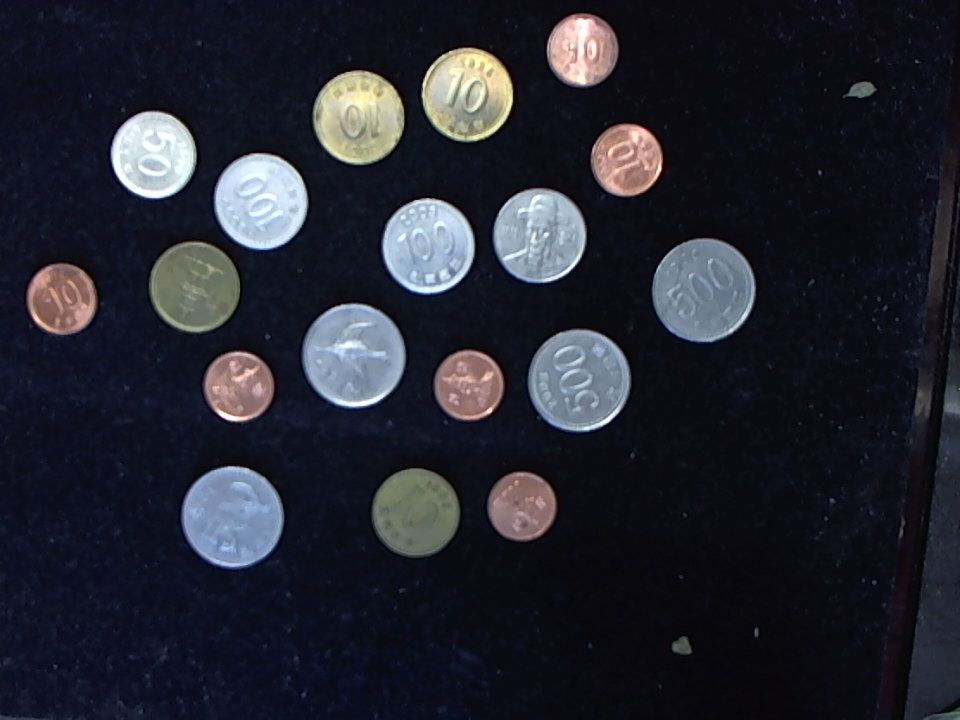
#> input picture chap12/images/coin/00.png, 960 x 720 px; its folder holds only this picture in this run
$ python find.coin.py
#> lines starting #> are read from the running program, lines starting #| are printed output that depends on the picture; after the words box and inside, x2 and y2 are one past the last pixel; in counts of white or black regions, pixels touching at a corner belong together
### chap12/header/coin_preprocess.py
import cv2
import numpy as np


def preprocessing(coin_no):
#> called with coin_no = 0
    frame = "images/coin/{0:02d}.png".format(coin_no)
    image = cv2.imread(frame, cv2.IMREAD_COLOR)
#> image is the input picture: shape (720, 960, 3); mean B, G, R 48.3, 37.9, 36.5
    if image is None: return None, None

    gray = cv2.cvtColor(image, cv2.COLOR_BGR2GRAY)
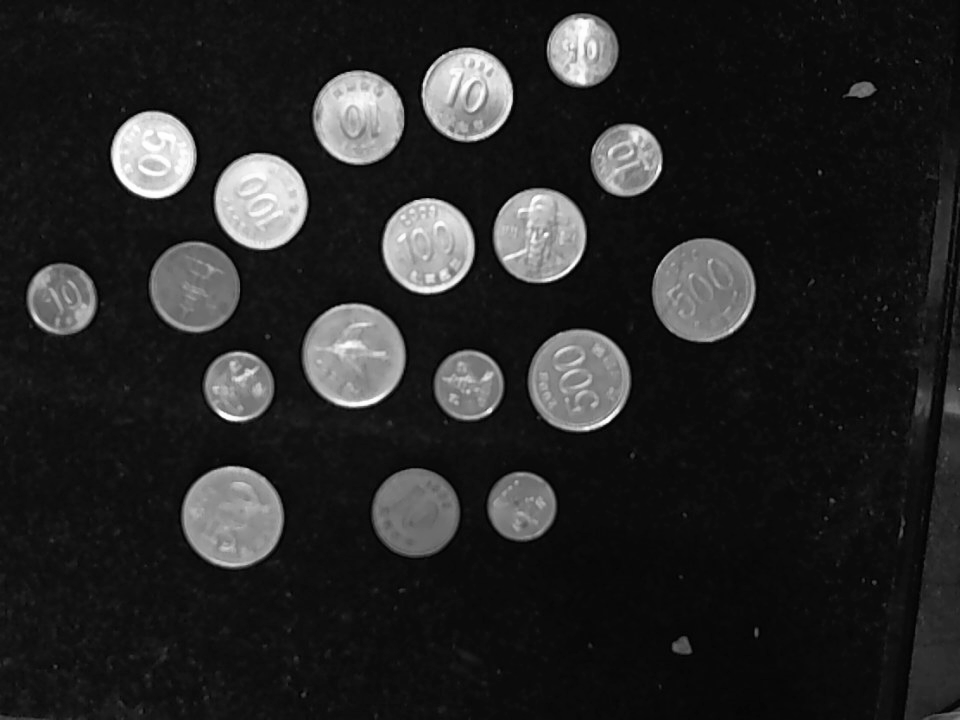
#> gray: shape (720, 960); min 0, max 255, mean 38.7
    gray = cv2.GaussianBlur(gray, (7, 7), 2, 2)
    flag = cv2.THRESH_BINARY + cv2.THRESH_OTSU
    _, th_img = cv2.threshold(gray, 130, 255, flag)
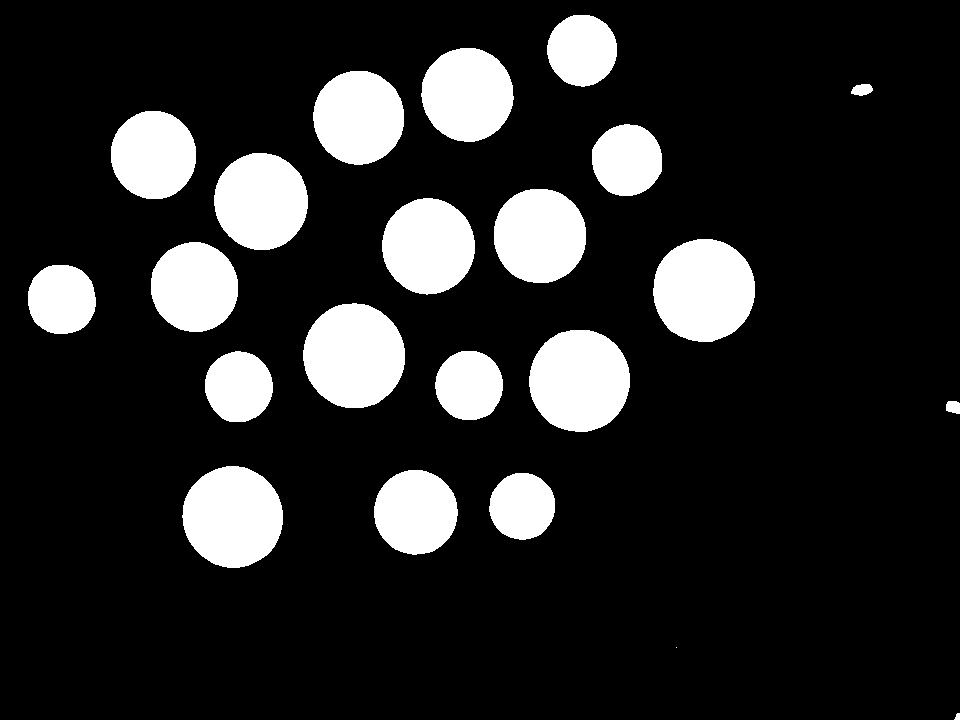
#> th_img: shape (720, 960); 15.7% white; 22 white regions (1 under 20 px), largest, box (x1, y1, x2, y2) and area: (303, 303, 405, 408) 8394, (653, 239, 755, 342) 8301, (529, 330, 630, 432) 8165

    mask = np.ones((3, 3), np.uint8)
    th_img = cv2.morphologyEx(th_img, cv2.MORPH_OPEN, mask)
#> th_img: shape (720, 960); 15.7% white; 21 white regions
    return image, th_img

def find_coins(image):
    result = cv2.findContours(image, cv2.RETR_EXTERNAL, cv2.CHAIN_APPROX_SIMPLE)
#> result = 21 contours; largest, box (x1, y1, x2, y2) and area: (303, 303, 405, 408) 8248, (653, 239, 755, 342) 8155, (529, 330, 630, 432) 8020, (182, 466, 283, 568) 7872, (214, 153, 308, 250) 7032
    contours = result[0] if int(cv2.__version__[0]) >= 4 else result[1]
#> contours has the same summary as result

    circles = [cv2.minEnclosingCircle(c) for c in contours]
#> circles = 21 items
    circles = [(tuple(map(int, center)), int(radius)) for center, radius in circles if radius > 25]
#> circles = 18 items

    return circles

def make_coin_img(src, circles):
    coins = []
    for center, radius in circles:
        r = radius * 3
        cen = (r // 2, r // 2)
        mask = np.zeros((r, r, 3), np.uint8)
        cv2.circle(mask, cen, radius, (255, 255, 255), cv2.FILLED)

        coin = cv2.getRectSubPix(src, (r, r), center)
        coin = cv2.bitwise_and(coin, mask)
        coins.append(coin)
    return coins

### chap12/find.coin.py
import cv2
from header.coin_preprocess import *

imageNum = 0

while True:
    cv2.destroyAllWindows()
    image, binary = preprocessing(imageNum)
    if image is None: raise Exception("None Image")

    count = 0

    circles = find_coins(binary)
#> circles = 18 items

    coin_no = 0
    coin_img = make_coin_img(image, circles)
#> the loop in make_coin_img, `for center, radius in circles:` made 18 passes
#> (center, radius, r, cen) on passes 1 to 12: ((521, 505), 33, 99, (49, 49)), ((415, 511), 42, 126, (63, 63)), ((232, 516), 50, 150, (75, 75)), ((469, 385), 35, 105, (52, 52)), ((237, 386), 35, 105, (52, 52)), ((578, 380), 51, 153, (76, 76)), ((354, 355), 52, 156, (78, 78)), ((61, 298), 35, 105, (52, 52)), ((194, 286), 45, 135, (67, 67)), ((703, 290), 52, 156, (78, 78)), ((427, 245), 47, 141, (70, 70)), ((539, 235), 47, 141, (70, 70))
#> pass 1, in make_coin_img, `coin = cv2.bitwise_and(coin, mask)`:
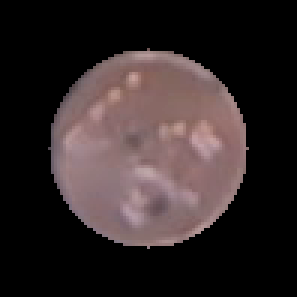
#> coin: shape (99, 99, 3) (shown 3 times larger); mean B, G, R 40.2, 39.8, 49.8
#> pass 2, in make_coin_img, `coin = cv2.bitwise_and(coin, mask)`:
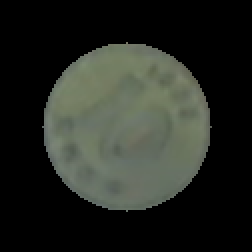
#> coin: shape (126, 126, 3) (shown 2 times larger); mean B, G, R 34.4, 40.4, 37.2
#> after the loop in make_coin_img, `for center, radius in circles:`:
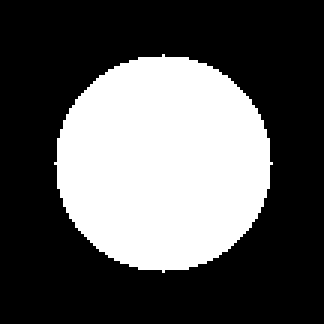
#> mask: shape (108, 108, 3) (shown 3 times larger); 34.7% white; 1 white region, box (x1, y1, x2, y2) and area: (18, 18, 91, 91) 4053
#> coin_img = 18 items

    for img in coin_img:
        title = str(coin_no) + "img"
        cv2.namedWindow(title)
        cv2.moveWindow(title, (coin_no % 5) * 150, (coin_no // 5) * 150)
        cv2.imshow(title, img)
        coin_no += 1
#> this loop made 18 passes
#> title on passes 1 to 12: '0img', '1img', '2img', '3img', '4img', '5img', '6img', '7img', '8img', '9img', '10img', '11img'
#> after the loop, coin_no = 18
    cv2.waitKey(0)
    cv2.destroyAllWindows()

    for center, radius in circles:
        count += 1
        text = (center[0] - radius * 1 // 10 - 15, center[1]+10)
        print(count, " - radius : ", radius)
        cv2.circle(image, center, radius, (0, 255, 0), 2)
        cv2.putText(image, str(radius), text, cv2.FONT_HERSHEY_SIMPLEX, 1, (0, 0, 0), 5)
        cv2.putText(image, str(radius), text, cv2.FONT_HERSHEY_SIMPLEX, 1, (255, 255, 255), 2)

        if radius >= 50:
            cv2.circle(image, center, radius, (255, 0, 0), 2)
        elif radius > 40:
            cv2.circle(image, center, radius, (0, 255, 0), 2)
        elif radius > 32:
            cv2.circle(image, center, radius, (255, 0, 255), 2)
#> this loop made 18 passes
#> (center, radius, text) on passes 1 to 12: ((521, 505), 33, (503, 515)), ((415, 511), 42, (396, 521)), ((232, 516), 50, (212, 526)), ((469, 385), 35, (451, 395)), ((237, 386), 35, (219, 396)), ((578, 380), 51, (558, 390)), ((354, 355), 52, (334, 365)), ((61, 298), 35, (43, 308)), ((194, 286), 45, (175, 296)), ((703, 290), 52, (683, 300)), ((427, 245), 47, (408, 255)), ((539, 235), 47, (520, 245))
#| 1  - radius :  33
#| 2  - radius :  42
#| 3  - radius :  50
#| 4  - radius :  35
#| 5  - radius :  35
#| 6  - radius :  51
#| 7  - radius :  52
#| 8  - radius :  35
#> (further printed lines are left out)
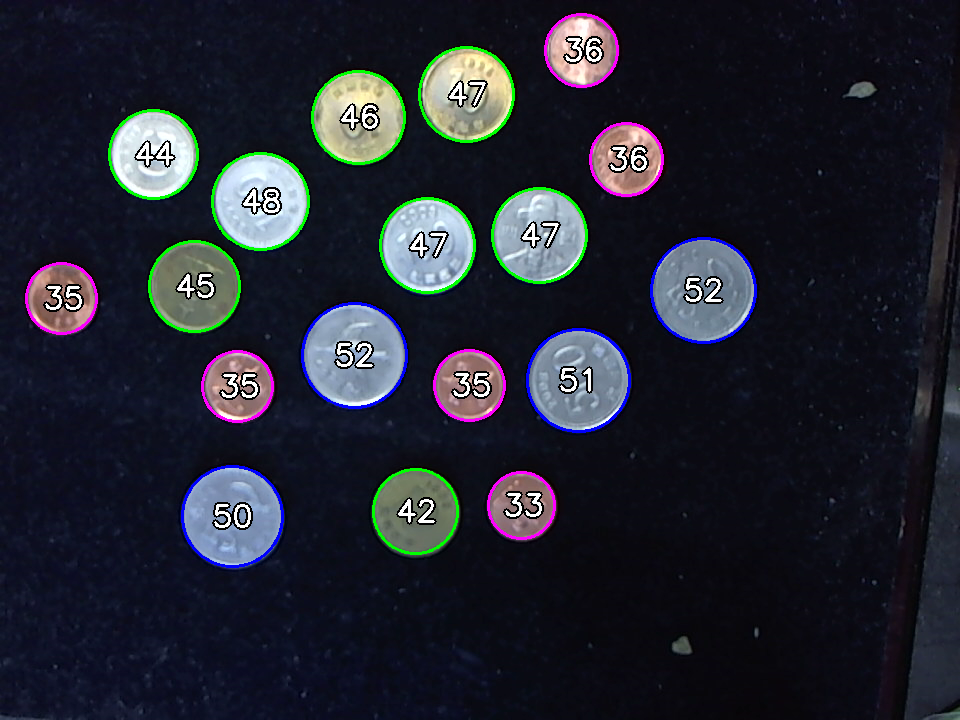
#> image: shape (720, 960, 3); 3.97% of pixels changed, all inside (x1, y1, x2, y2) = (25, 13, 757, 568)
#> after the loop, count = 18

    cv2.putText(image, (f'./images/coin/{imageNum:02d}.jpg'), (5, 30), cv2.FONT_HERSHEY_SIMPLEX, 1, (255, 255, 255), 2)
    cv2.putText(image, (f'Coin : {count}'), (5, 70), cv2.FONT_HERSHEY_SIMPLEX, 1, (255, 255, 255), 2)
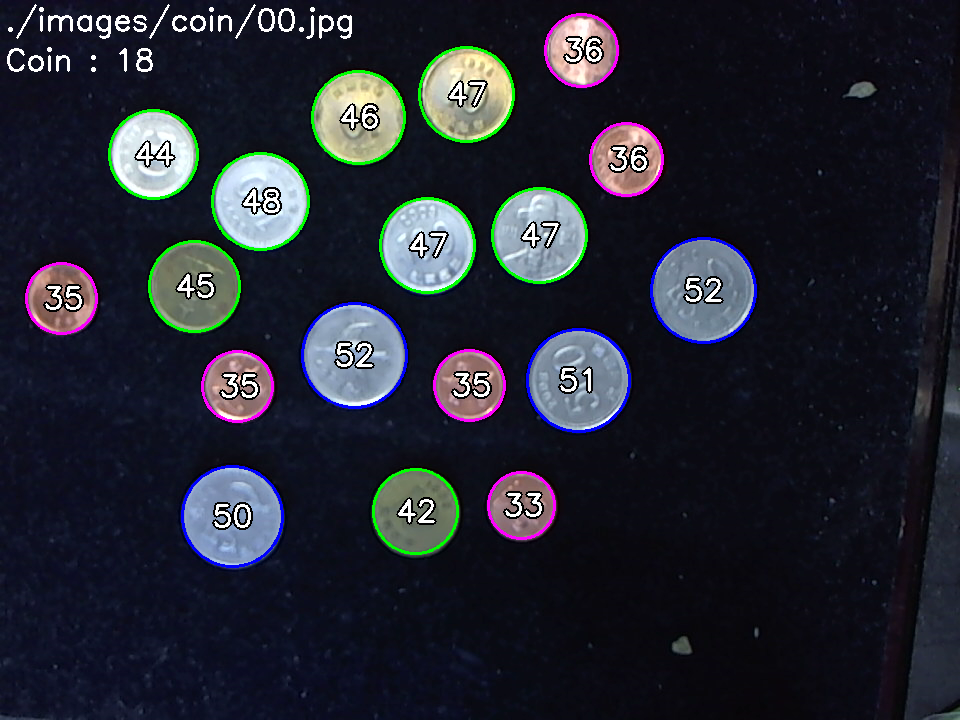
#> image: shape (720, 960, 3); mean B, G, R 49.4, 38.9, 36.3
    cv2.imshow(f'Coin_{imageNum:02d}', image)

    # cv2.imshow("Binary", binary)
    Key = cv2.waitKey(0)
#> (key Esc is pressed here)

    if Key == 27: break;
    elif Key == 2 & Key > 0: imageNum -= 1
    elif Key == 3 & Key < 86: imageNum += 1
